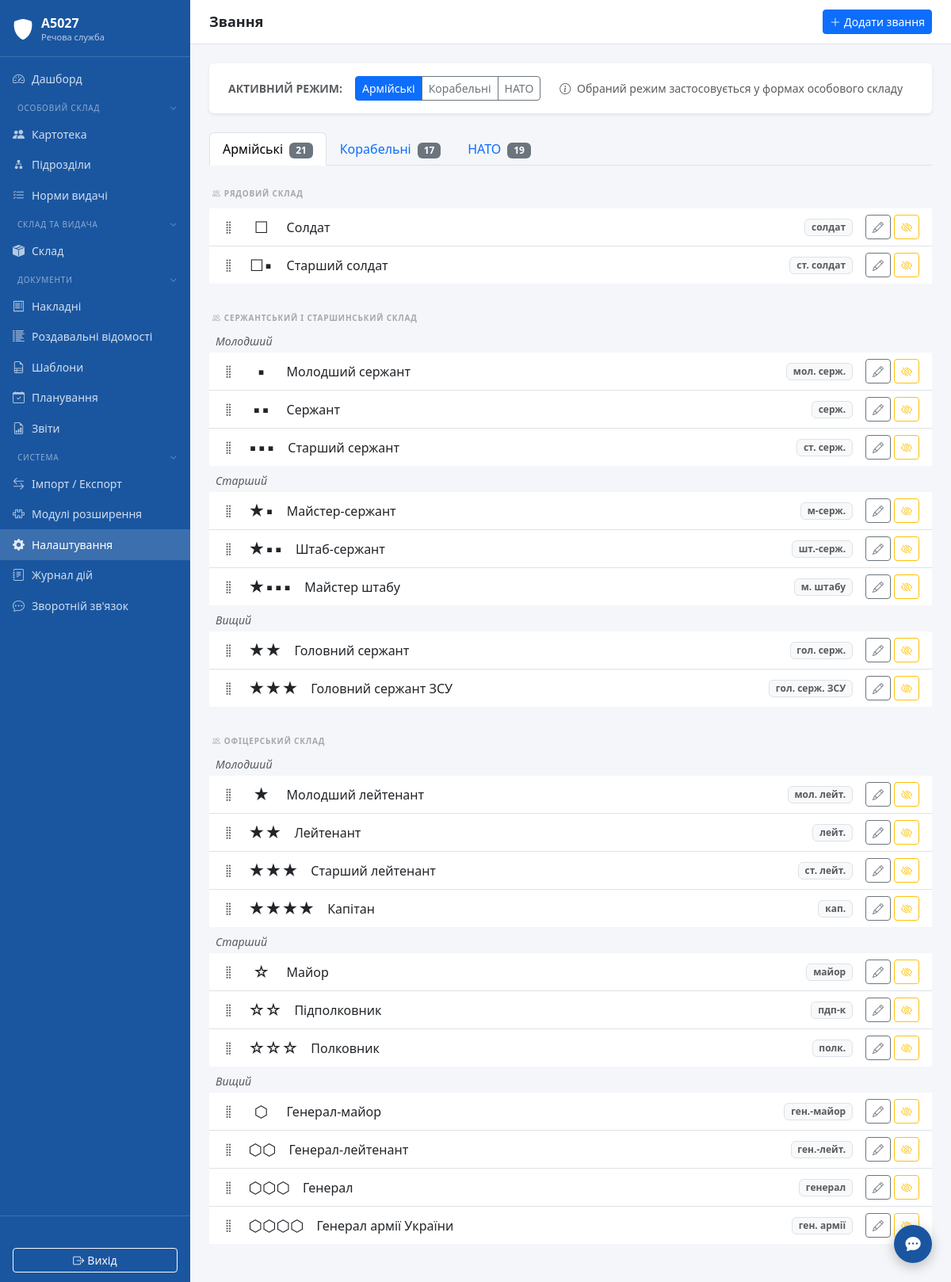
The app's page /settings/ranks (signed in) with its own data.
### tables this page shows
CREATE TABLE settings (
            key TEXT PRIMARY KEY,
            value TEXT NOT NULL DEFAULT '',
            updated_at TEXT NOT NULL DEFAULT (datetime('now','localtime'))
        );

CREATE TABLE rank_presets (
            id INTEGER PRIMARY KEY AUTOINCREMENT,
            name TEXT NOT NULL,
            short_name TEXT NOT NULL DEFAULT '',
            category TEXT NOT NULL DEFAULT 'enlisted',
            subcategory TEXT NOT NULL DEFAULT '',
            mode TEXT NOT NULL DEFAULT 'army',
            sort_order INTEGER NOT NULL DEFAULT 0,
            insignia TEXT NOT NULL DEFAULT '',
            is_active INTEGER NOT NULL DEFAULT 1,
            is_custom INTEGER NOT NULL DEFAULT 0
        );

### modules/settings/routes.py (the view)
@bp.route("/ranks")
@login_required
def ranks():
    from core.settings import get_setting
    active_mode = get_setting("rank_mode", "army")
    conn = get_connection()
    rows = conn.execute(
        "SELECT * FROM rank_presets ORDER BY mode, sort_order, id"
    ).fetchall()
    conn.close()
    return render_template(
        "settings/ranks.html",
        ranks=[dict(r) for r in rows],
        active_mode=active_mode,
        category_labels=RANK_CATEGORY_LABELS,
        subcategory_labels=RANK_SUBCATEGORY_LABELS,
        mode_labels=RANK_MODE_LABELS,
    )

### templates/settings/ranks.html (shortened to what this page needs)
{% extends "base.html" %}
{% block page_title %}Звання{% endblock %}
{% block topbar_actions %}
<button class="btn btn-sm btn-primary" data-bs-toggle="modal" data-bs-target="#addRankModal">
    <i class="bi bi-plus-lg me-1"></i>Додати звання
</button>
{% endblock %}
{% block content %}
<div class="card border-0 shadow-sm mb-4">
    <div class="card-body py-3 px-4">
        <div class="d-flex align-items-center gap-3 flex-wrap">
            <span class="fw-semibold text-muted small text-uppercase">Активний режим:</span>
            <div class="btn-group" role="group">
                {% for mode_key, mode_label in mode_labels.items() %}
                <button type="button"
                        class="btn btn-sm {{ 'btn-primary' if active_mode == mode_key else 'btn-outline-secondary' }} mode-btn"
                        data-mode="{{ mode_key }}">
                    {{ mode_label }}
                </button>
                {% endfor %}
            </div>
            <span class="text-muted small ms-2">
                <i class="bi bi-info-circle me-1"></i>
                Обраний режим застосовується у формах особового складу
            </span>
        </div>
    </div>
</div>
<ul class="nav nav-tabs mb-3" id="rankTabs">
    {% for mode_key, mode_label in mode_labels.items() %}
    <li class="nav-item">
        <a class="nav-link {{ 'active' if loop.first }}" href="#tab-{{ mode_key }}" data-bs-toggle="tab">
            {{ mode_label }}
            <span class="badge bg-secondary ms-1 badge-count-{{ mode_key }}">
                {{ ranks | selectattr('mode', 'equalto', mode_key) | list | length }}
            </span>
        </a>
    </li>
    {% endfor %}
</ul>
<div class="tab-content">
{% for mode_key, mode_label in mode_labels.items() %}
<div class="tab-pane fade {{ 'show active' if loop.first }}" id="tab-{{ mode_key }}">
    {% set mode_ranks = ranks | selectattr('mode', 'equalto', mode_key) | list %}
    {% if not mode_ranks %}
    <div class="text-center py-5 text-muted">
        <i class="bi bi-award" style="font-size:3rem;opacity:.3"></i>
        <p class="mt-3">Звань у цьому режимі немає.</p>
    </div>
    {% else %}
    {% for cat_key, cat_label in category_labels.items() %}
    {% set cat_ranks = mode_ranks | selectattr('category', 'equalto', cat_key) | list %}
    {% if cat_ranks %}
    <div class="mb-4">
        <div class="nav-section-label mb-2 text-uppercase small text-muted fw-bold ps-1">
            <i class="bi bi-people me-1"></i>{{ cat_label }}
        </div>
        {% set subcats_seen = namespace(list=[]) %}
        {% for r in cat_ranks %}
            {% if r.subcategory not in subcats_seen.list %}
                {% set subcats_seen.list = subcats_seen.list + [r.subcategory] %}
            {% endif %}
        {% endfor %}
        {% for subcat in subcats_seen.list %}
        {% set subcat_label = subcategory_labels.get(subcat, subcat) %}
        {% if subcat_label %}
        <div class="text-muted small fst-italic ps-2 mb-1 mt-2">{{ subcat_label }}</div>
        {% endif %}
        {% set subcat_ranks = cat_ranks | selectattr('subcategory', 'equalto', subcat) | list %}
        <div class="list-group list-group-flush mb-2 sortable-ranks" data-mode="{{ mode_key }}" data-category="{{ cat_key }}" data-subcategory="{{ subcat }}">
        {% for r in subcat_ranks %}
        <div class="list-group-item px-3 py-2 d-flex align-items-center gap-3 rank-row {{ 'opacity-50' if not r.is_active }}"
             data-id="{{ r.id }}" data-sort="{{ r.sort_order }}">
            <span class="text-muted drag-handle" style="cursor:grab;font-size:1.1rem" title="Перетягнути">
                <i class="bi bi-grip-vertical"></i>
            </span>
            <span class="rank-insignia fs-5" style="min-width:2rem;text-align:center"
                  title="{{ r.name }}">{{ r.insignia or '—' }}</span>
            <span class="flex-grow-1 fw-medium">{{ r.name }}</span>
            {% if r.short_name %}
            <span class="badge bg-light text-muted border">{{ r.short_name }}</span>
            {% endif %}
            <div class="d-flex gap-1">
                <button class="btn btn-sm btn-outline-secondary btn-edit-rank"
                        data-id="{{ r.id }}"
                        data-name="{{ r.name }}"
                        data-short="{{ r.short_name }}"
                        data-category="{{ r.category }}"
                        data-subcategory="{{ r.subcategory }}"
                        data-mode="{{ r.mode }}"
                        data-insignia="{{ r.insignia }}"
                        title="Редагувати">
                    <i class="bi bi-pencil"></i>
                </button>
                <button class="btn btn-sm {{ 'btn-outline-warning' if r.is_active else 'btn-outline-success' }} btn-toggle-rank"
                        data-id="{{ r.id }}" data-active="{{ r.is_active }}"
                        title="{{ 'Вимкнути' if r.is_active else 'Увімкнути' }}">
                    <i class="bi {{ 'bi-eye-slash' if r.is_active else 'bi-eye' }}"></i>
                </button>
            </div>
        </div>
        {% endfor %}
        </div>
        {% endfor %}
    </div>
    {% endif %}
    {% endfor %}
    {% endif %}
</div>
{% endfor %}
</div>
{% endblock %}

### templates/base.html (shortened to what this page needs)
<!DOCTYPE html>
<html lang="uk">
<head>
    <link rel="stylesheet" href="{{ url_for('static', filename='css/bootstrap.min.css') }}">
    <link rel="stylesheet" href="{{ url_for('static', filename='css/bootstrap-icons.min.css') }}">
    <link rel="stylesheet" href="{{ url_for('static', filename='css/main.css') }}">
    <link rel="stylesheet" href="{{ url_for('static', filename='css/theme-' ~ (session.get('theme') or 'default') ~ '.css') }}">
</head>
<body>
<div class="app-wrapper">
    <nav class="app-sidebar">
        <a class="sidebar-brand" href="{{ url_for('dashboard') }}">
            <i class="bi bi-shield-fill sidebar-brand-icon"></i>
            <div class="sidebar-brand-text">
                <div class="title">{{ unit_name }}</div>
                <div class="subtitle">Речова служба</div>
            </div>
        </a>
        {%- set _in_docs = request.blueprint in ('invoices','rv','doc_templates','planning','reports') %}
        {%- set _in_plugins = plugin_menu_items and request.path and plugin_menu_items | selectattr('url') | list | length > 0 %}
        {%- set _sidebar_extra = slot('sidebar.items') %}
        {%- set _in_extra = _sidebar_extra and _sidebar_extra | length > 0 %}
        {%- set _in_system = request.blueprint in ('import_export','plugins','settings','audit') or request.path.startswith('/settings/') or request.path.startswith('/audit/') %}
        <ul class="nav flex-column sidebar-nav">
            <li class="nav-item">
                <a class="nav-link {% if request.endpoint == 'dashboard' %}active{% endif %}"
                   href="{{ url_for('dashboard') }}">
                    <i class="bi bi-speedometer2"></i> Дашборд
                </a>
            </li>
            <li>
                <button class="nav-section-toggle" data-section="os">
                    <span>Особовий склад</span>
                    <i class="bi bi-chevron-down nav-section-chevron"></i>
                </button>
            </li>
            <li class="nav-section-body" data-section-body="os">
                <ul class="nav flex-column">
                    <li class="nav-item">
                        <a class="nav-link {% if request.blueprint == 'personnel' %}active{% endif %}"
                           href="/personnel/">
                            <i class="bi bi-people-fill"></i> Картотека
                        </a>
                    </li>
                    <li class="nav-item">
                        <a class="nav-link {% if request.path == '/units/' or request.path.startswith('/units/') %}active{% endif %}"
                           href="/units/">
                            <i class="bi bi-diagram-2-fill"></i> Підрозділи
                        </a>
                    </li>
                    <li class="nav-item">
                        <a class="nav-link {% if request.blueprint == 'supply_norms' %}active{% endif %}"
                           href="/supply-norms/">
                            <i class="bi bi-list-check"></i> Норми видачі
                        </a>
                    </li>
                </ul>
            </li>
            <li>
                <button class="nav-section-toggle" data-section="sklad">
                    <span>Склад та видача</span>
                    <i class="bi bi-chevron-down nav-section-chevron"></i>
                </button>
            </li>
            <li class="nav-section-body" data-section-body="sklad">
                <ul class="nav flex-column">
                    <li class="nav-item">
                        <a class="nav-link {% if request.blueprint == 'warehouse' %}active{% endif %}"
                           href="/warehouse/">
                            <i class="bi bi-box-seam-fill"></i> Склад
                        </a>
                    </li>
                </ul>
            </li>
            <li>
                <button class="nav-section-toggle" data-section="docs"
                        {% if _in_docs %}data-default-open="1"{% endif %}>
                    <span>Документи</span>
                    <i class="bi bi-chevron-down nav-section-chevron"></i>
                </button>
            </li>
            <li class="nav-section-body" data-section-body="docs">
                <ul class="nav flex-column">
                    <li class="nav-item">
                        <a class="nav-link {% if request.blueprint == 'invoices' %}active{% endif %}"
                           href="/invoices/">
                            <i class="bi bi-receipt"></i> Накладні
                        </a>
                    </li>
                    <li class="nav-item">
                        <a class="nav-link {% if request.blueprint == 'rv' %}active{% endif %}"
                           href="/rv/">
                            <i class="bi bi-list-columns-reverse"></i> Роздавальні відомості
                        </a>
                    </li>
                    <li class="nav-item">
                        <a class="nav-link {% if request.blueprint == 'doc_templates' %}active{% endif %}"
                           href="/doc-templates/">
                            <i class="bi bi-file-earmark-ruled"></i> Шаблони
                        </a>
                    </li>
                    <li class="nav-item">
                        <a class="nav-link {% if request.blueprint == 'planning' %}active{% endif %}"
                           href="{{ url_for('planning.index') }}">
                            <i class="bi bi-calendar-check"></i> Планування
                        </a>
                    </li>
                    <li class="nav-item">
                        <a class="nav-link {% if request.blueprint == 'reports' %}active{% endif %}"
                           href="{{ url_for('reports.index') }}">
                            <i class="bi bi-file-earmark-bar-graph"></i> Звіти
                        </a>
                    </li>
                </ul>
            </li>
            <li>
                <button class="nav-section-toggle" data-section="system"
                        {% if _in_system %}data-default-open="1"{% endif %}>
                    <span>Система</span>
                    <i class="bi bi-chevron-down nav-section-chevron"></i>
                </button>
            </li>
            <li class="nav-section-body" data-section-body="system">
                <ul class="nav flex-column">
                    <li class="nav-item">
                        <a class="nav-link {% if request.blueprint == 'import_export' %}active{% endif %}"
                           href="{{ url_for('import_export.index') }}">
                            <i class="bi bi-arrow-left-right"></i> Імпорт / Експорт
                        </a>
                    </li>
                    <li class="nav-item">
                        <a class="nav-link {% if request.blueprint == 'plugins' %}active{% endif %}"
                           href="{{ url_for('plugins.index') }}">
                            <i class="bi bi-puzzle"></i> Модулі розширення
                        </a>
                    </li>
                    <li class="nav-item">
                        <a class="nav-link {% if request.path.startswith('/settings/') %}active{% endif %}"
                           href="/settings/">
                            <i class="bi bi-gear-fill"></i> Налаштування
                        </a>
                    </li>
                    <li class="nav-item">
                        <a class="nav-link {% if request.path.startswith('/audit/') %}active{% endif %}"
                           href="/audit/">
                            <i class="bi bi-journal-text"></i> Журнал дій
                        </a>
                    </li>
                    <li class="nav-item">
                        <a class="nav-link {% if request.path.startswith('/feedback') %}active{% endif %}"
                           href="/feedback/">
                            <i class="bi bi-chat-dots"></i> Зворотній зв'язок
                        </a>
                    </li>
                </ul>
            </li>
        </ul>
        <div class="sidebar-footer">
            <a href="{{ url_for('profile') }}" class="sidebar-user-name text-decoration-none"
               title="Особистий кабінет">
                <i class="bi bi-person-circle me-1"></i>
            </a>
            <a href="{{ url_for('logout') }}" class="btn btn-sm btn-outline-light w-100 mt-1">
                <i class="bi bi-box-arrow-right me-1"></i>Вихід
            </a>
        </div>
    </nav>
    <div class="app-main">
        <div class="app-topbar">
            <h1>{% block page_title %}{% endblock %}</h1>
            <div class="d-flex gap-2">
                {% block topbar_actions %}{% endblock %}
            </div>
        </div>
        <div class="app-content">
            {% block content %}{% endblock %}
        </div>
    </div>
</div>
<div class="toast-container-fixed" id="toastContainer">
{% if session.get('user_id') %}
<button id="fbFloatBtn" title="Зворотній зв'язок / Повідомити про помилку"
        data-bs-toggle="modal" data-bs-target="#feedbackModal"
        style="position:fixed;bottom:1.5rem;right:1.5rem;z-index:1040;
               width:48px;height:48px;border-radius:50%;
               background:var(--app-primary);color:#fff;border:none;
               box-shadow:0 4px 16px rgba(0,0,0,.25);font-size:1.2rem;
               display:flex;align-items:center;justify-content:center;
               transition:transform .15s;">
    <i class="bi bi-chat-dots-fill"></i>
</button>
{% endif %}
</div></div>
</body>
</html>

### records on screen
settings: value "А5027"
rank_presets: name "Солдат", short_name "солдат", is_active 1 (drawn)
rank_presets: insignia "☐▪", name "Старший солдат", short_name "ст. солдат", is_active 1 (drawn)
rank_presets: subcat_label "Молодший", insignia "▪", name "Молодший сержант", short_name "мол. серж.", is_active 1 (drawn)
rank_presets: insignia "▪▪", name "Сержант", short_name "серж.", is_active 1 (drawn)
rank_presets: insignia "▪▪▪", name "Старший сержант", short_name "ст. серж.", is_active 1 (drawn)
rank_presets: subcat_label "Старший", insignia "★▪", name "Майстер-сержант", short_name "м-серж.", is_active 1 (drawn)
rank_presets: insignia "★▪▪", name "Штаб-сержант", short_name "шт.-серж.", is_active 1 (drawn)
rank_presets: insignia "★▪▪▪", name "Майстер штабу", short_name "м. штабу", is_active 1 (drawn)
rank_presets: subcat_label "Вищий", insignia "★★", name "Головний сержант", short_name "гол. серж.", is_active 1 (drawn)
rank_presets: insignia "★★★", name "Головний сержант ЗСУ", short_name "гол. серж. ЗСУ", is_active 1 (drawn)
rank_presets: subcat_label "Молодший", insignia "★", name "Молодший лейтенант", short_name "мол. лейт.", is_active 1 (drawn)
rank_presets: insignia "★★", name "Лейтенант", short_name "лейт.", is_active 1 (drawn)
rank_presets: insignia "★★★", name "Старший лейтенант", short_name "ст. лейт.", is_active 1 (drawn)
rank_presets: insignia "★★★★", name "Капітан", short_name "кап.", is_active 1 (drawn)
rank_presets: subcat_label "Старший", insignia "☆", name "Майор", short_name "майор", is_active 1 (drawn)
rank_presets: insignia "☆☆", name "Підполковник", short_name "пдп-к", is_active 1 (drawn)
rank_presets: insignia "☆☆☆", name "Полковник", short_name "полк.", is_active 1 (drawn)
rank_presets: subcat_label "Вищий", insignia "⬡", name "Генерал-майор", short_name "ген.-майор", is_active 1 (drawn)
rank_presets: insignia "⬡⬡", name "Генерал-лейтенант", short_name "ген.-лейт.", is_active 1 (drawn)
rank_presets: insignia "⬡⬡⬡", name "Генерал", short_name "генерал", is_active 1 (drawn)
rank_presets: insignia "⬡⬡⬡⬡", name "Генерал армії України", short_name "ген. армії"

### other values on screen
{{ mode_label }} "Армійські" "Корабельні" "НАТО"
{{ ranks | selectattr('mode', 'equalto', mode_key) | list | length }} "21" "17" "19"
{{ cat_label }} "РЯДОВИЙ СКЛАД" "СЕРЖАНТСЬКИЙ І СТАРШИНСЬКИЙ СКЛАД" "ОФІЦЕРСЬКИЙ СКЛАД"
